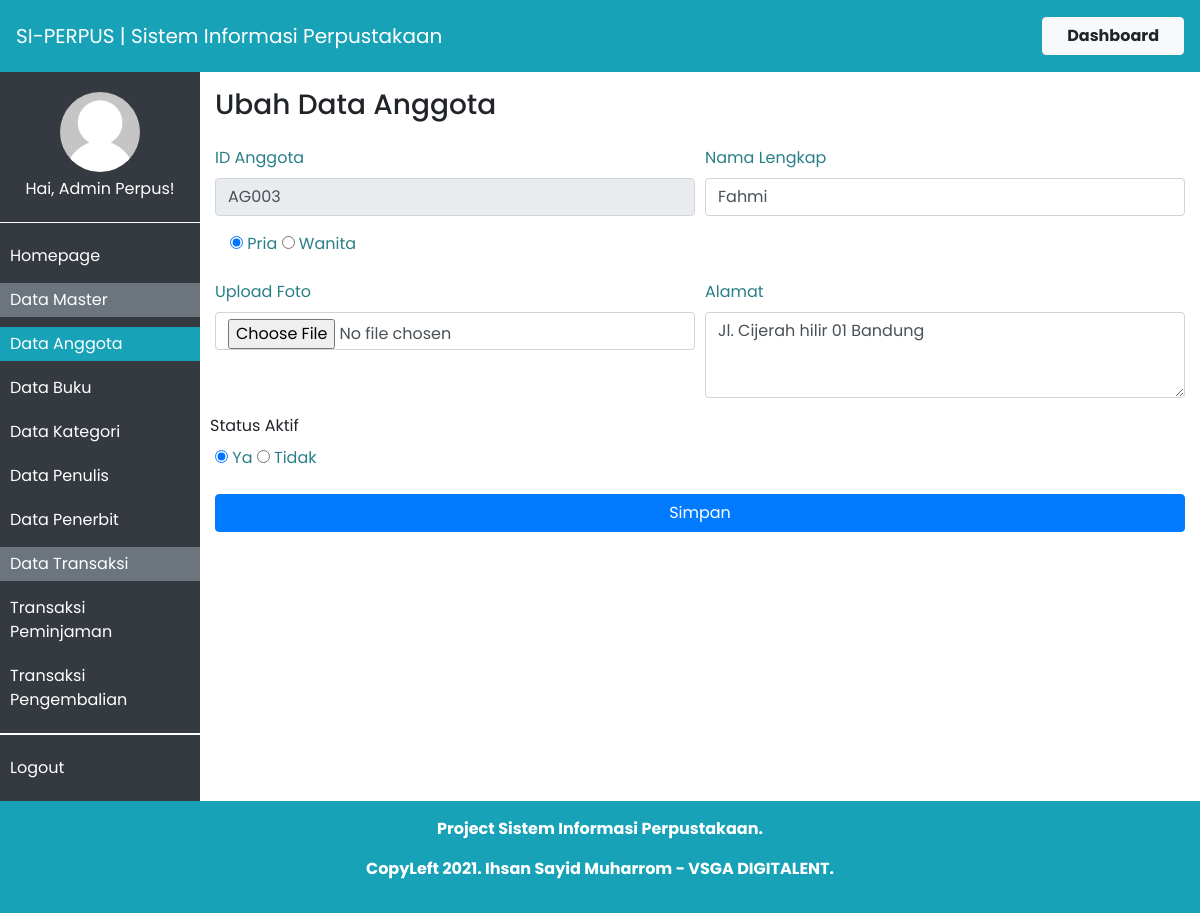
Page /index.php?p=anggota-ubah&id=AG003 (signed in) on the committed database.
### tables this page shows
CREATE TABLE `tbanggota` (
  `idanggota` varchar(5) NOT NULL,
  `nama` varchar(30) NOT NULL,
  `jeniskelamin` varchar(10) NOT NULL,
  `alamat` varchar(40) NOT NULL,
  `status` varchar(20) NOT NULL,
  `foto` varchar(35) NOT NULL
);

### app/anggota-ubah.php (the view, shortened to what this page needs)
<?php
if(!isset($_POST['simpan'])) {
	if(isset($_GET['id'])) {
		$id_anggota = $_GET['id'];
		if(!empty($id_anggota)) {
			$sql = "SELECT * FROM tbanggota WHERE idanggota = '{$id_anggota}';";
			$query = mysqli_query($db_conn, $sql);
			$row = $query->num_rows;
			if($row > 0) {
				$data = mysqli_fetch_array($query);
			} else {
echo "<script>alert('ID Anggota tidak ditemukan!');</script>";
echo "<meta http-equiv='refresh' content='0; url=index.php?p=anggota'>";
exit;
}
} else {
echo "<script>alert('ID Anggota kosong!');</script>";
echo "<meta http-equiv='refresh' content='0; url=index.php?p=anggota'>";
exit;
}
} else {
echo "<script>alert('ID Anggota tidak didefinisikan!');</script>";
echo "<meta http-equiv='refresh' content='0; url=index.php?p=anggota'>";
exit;
}
?>
<div id="container">
	<div class="page-title">
		<h3>Ubah Data Anggota</h3>
	</div>
	<div class="page-content">
		<form class="my-4" enctype="multipart/form-data" action="" method="post">
			<div class="form-row">
				<div class="form-group col-md-6">
					<label for="id_anggota">ID Anggota</label>
					<input type="text" class="form-control" name="id_anggota" value="<?php echo $data['idanggota']; ?>" readonly>
				</div>
				<div class="form-group col-md-6">
					<label for="name_lengkap">Nama Lengkap</label>
					<input type="text" class="form-control" name="nama_lengkap" value="<?php echo $data['nama']; ?>">
				</div>
			</div>
			<div class="form-group col-md-12">
				<input type="radio" name="jenis_kelamin" value="L" id="jk_pria" required <?php echo ($data['jeniskelamin'] == 'L') ? 'checked' : ''; ?>>
				<label for="jk_pria">Pria</label>
				<input type="radio" name="jenis_kelamin" value="P" id="jk_wanita" required <?php echo ($data['jeniskelamin'] == 'P') ? 'checked' : ''; ?>>
				<label for="jk_wanita">Wanita</label>
			</div>
			<div class="form-row">
				<div class="form-group col-md-6">
					<label for="foto">Upload Foto</label>
					<input type="file" name="foto" id="foto" class="form-control">
				</div>
				<div class="form-group col-md-6">
					<label for="alamat">Alamat</label>
					<textarea rows="3" cols="40" name="alamat" class="form-control" required><?php echo $data['alamat']; ?></textarea>
				</div>
			</div>
			<div class="form-row">
				<label>Status Aktif</label>
				<div class="form-group col-md-12">
					<input type="radio" name="status_aktif" value="Y" id="status_true" <?php echo ($data['status'] == 'Y') ? 'checked' : ''; ?> required>
					<label for="status_true">Ya</label>
					<input type="radio" name="status_aktif" value="T" id="status_false" <?php echo ($data['status'] == 'T') ? 'checked' : ''; ?> required>
					<label for="status_false">Tidak</label>
				</div>
			</div>
			<input type="submit" class="btn btn-primary w-100" name="simpan" value="Simpan" />
		</form>
	</div>
</div>
<?php
}
?>

### assets/css/style.css (style rules this page uses)
body { font-family: 'Poppins', sans-serif; }
:root { --primary: #297F87; }
.form-group > label { color: var(--primary); text-align: left !important; }

### rows in the picture
tbanggota: id_anggota "AG003", nama_lengkap "Fahmi", jeniskelamin "☑ Pria", jeniskelamin "☐ Wanita", alamat "Jl. Cijerah hilir 01 Bandung", status "☑ Ya", status "☐ Tidak"

### other values in the picture
$_SITE_TITLE "SI-PERPUS | Sistem Informasi Perpustakaan"
$_SESSION['sesi'] "Admin Perpus"
$_SITE_INFO "Project Sistem Informasi Perpustakaan."
$_SITE_CREDIT "CopyLeft 2021. Ihsan Sayid Muharrom - VSGA DIGITALENT."
